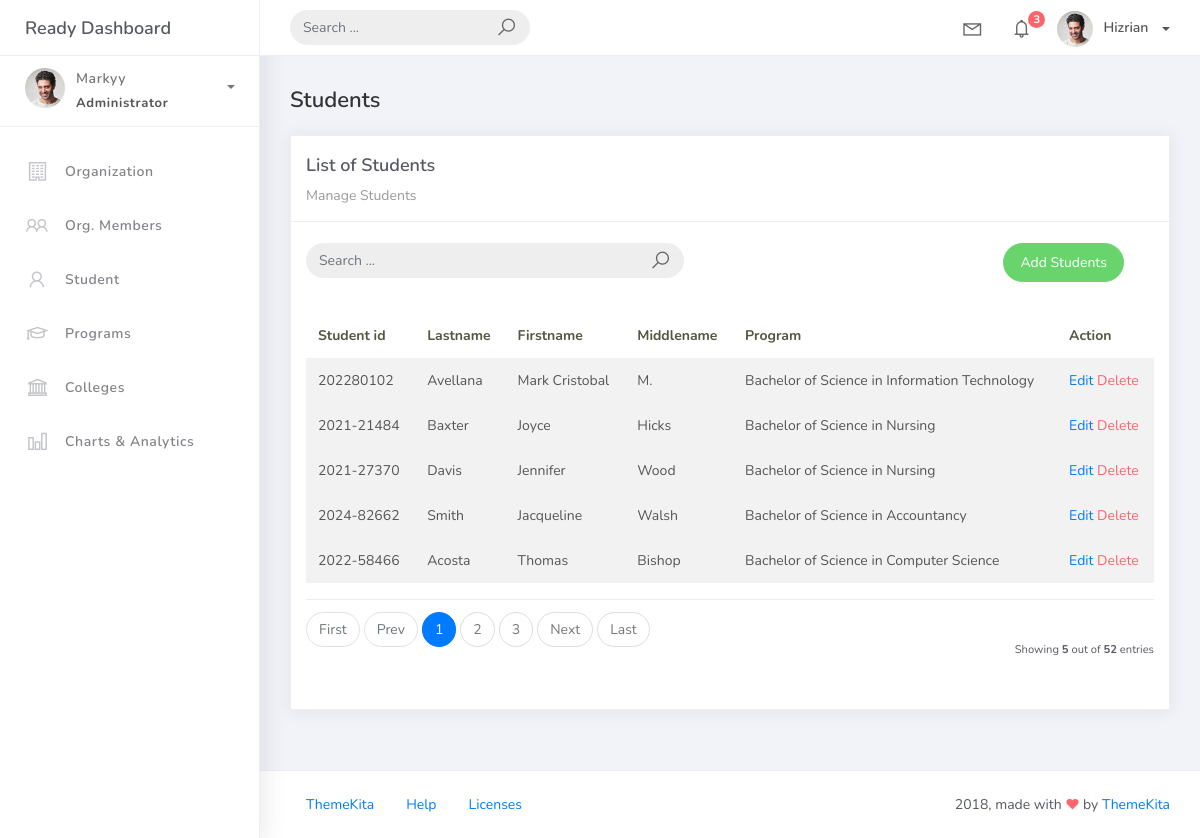
Page /student_list on the earlier database version.
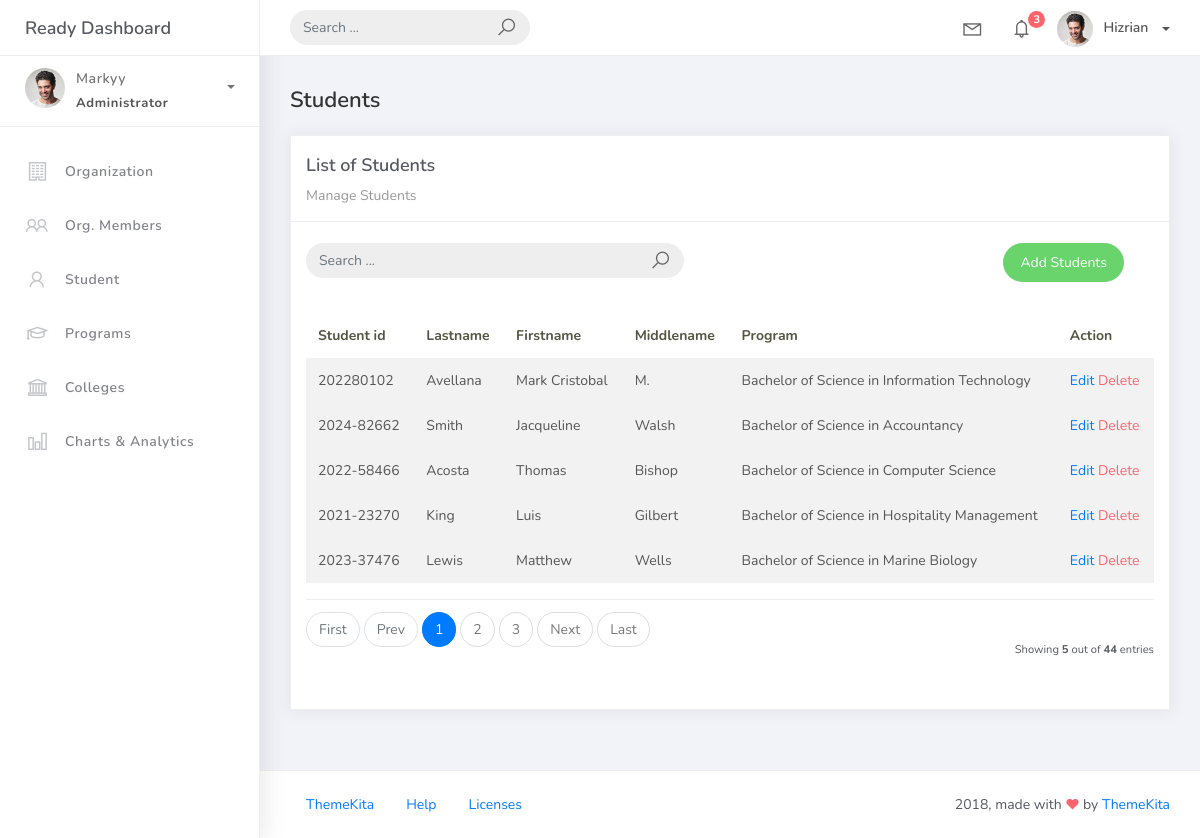
Same page on the later database version.
### studentorg/models.py (models this page shows, shortened)
class BaseModel(models.Model):
    created_at = models.DateTimeField(auto_now_add=True, db_index=True)
    updated_at = models.DateTimeField(auto_now=True)
    class Meta:
        abstract = True

class Student(BaseModel):
    student_id = models.CharField(max_length=15)
    lastname = models.CharField(max_length=25)
    firstname = models.CharField(max_length=25)
    middlename = models.CharField(max_length=25, blank=True, null=True)
    program = models.ForeignKey(Program, on_delete=models.CASCADE)

class Program(BaseModel):
    prog_name = models.CharField(max_length=150)
    college = models.ForeignKey(College, on_delete=models.CASCADE)
    def __str__(self):
        return self.prog_name

### studentorg/views.py (the view)
# urls.py: path('student_list', StudentList.as_view(), name='student-list'),
class StudentList(ListView):
    model = Student
    context_object_name = 'student'
    template_name = 'student_list.html'
    paginate_by = 5

### templates/student_list.html
{% extends 'base.html' %} {% load static %} {% block content %}
<div class="content">
    <div class="container-fluid">
        <h4 class="page-title">Students</h4>
        <div class="row">
            <div class="col-md-12">
                <div class="card">
                    <div class="card-header">
                        <div class="card-title">List of Students</div>
                        <div class="card-category">Manage Students</div>
                    </div>
                    <br />
                    <div class="col-md-12 row">
                    <div class="col-md-6">
                    <form class="navbar-left navbar-form nav-search mr-md-3" action="">
                    <div class="input-group">
                    <input type="text" placeholder="Search ..." class="form-control" />
                    <div class="input-group-append">
                    <span class="input-group-text">
                    <i class="la la-search search-icon"></i>
                    </span>
                    </div>
                    </div>
                    </form>
                    </div>
                    <div class="col-md-6">
                    <div class="pull-right">
                    <a href="{% url 'student-add' %}" class="btn btn-success btn-rounded">Add Students</a>
                    </div>
                    </div>
                    </div>
                    <div class="card-body">
                        <table class="table table-striped mt-3">
                            <thead>
                                <tr>
                                    <th scope="col">Student id</th>
                                    <th scope="col">Lastname</th>
                                    <th scope="col">Firstname</th>
                                    <th scope="col">Middlename</th>
                                    <th scope="col">Program</th>
                                    <th scope="col">Action</th>
                                </tr>
                            </thead>
                            <tbody>
                                {% for object in object_list %}
                                <tr>
                                    <td>{{ object.student_id }}</td>
                                    <td>{{ object.lastname }}</td>
                                    <td>{{ object.firstname }}</td>
                                    <td>{{ object.middlename }}</td>
                                    <td>{{ object.program }}</td>
                                    <td>
                                        <a href="student_list/{{object.id}}">Edit</a>
                                        <a href="student_list/{{object.id}}/delete" class="text-danger">Delete</a>
                                    </td>
                                    <tr>
                                        {% empty %}
                                    </tr>
                                <td colspan="4" style="text-align: center;">
                                    <p class="text-sm font-weight-bold mb-0">No Records Found</p>
                                </td>
                                </tr>
                                {% endfor %}
                            </tbody>
                        </table>
                        {% include 'includes/pagination.html' %}
                    </div>
                </div>
            </div>
        </div>
    </div>
</div>
{% endblock %}

Differences in the rows shown:
removed Student: student_id "2021-21484", lastname "Baxter", firstname "Joyce", middlename "Hicks", program "Bachelor of Science in Nursing"
removed Student: student_id "2021-27370", lastname "Davis", firstname "Jennifer", middlename "Wood", program "Bachelor of Science in Nursing"
now on this page (row unchanged): Student: student_id "2021-23270", lastname "King", firstname "Luis", middlename "Gilbert", program "Bachelor of Science in Hospitality Management"
now on this page (row unchanged): Student: student_id "2023-37476", lastname "Lewis", firstname "Matthew", middlename "Wells", program "Bachelor of Science in Marine Biology"
Other differences:
{{ paginator.count }}: "52" → "44"
